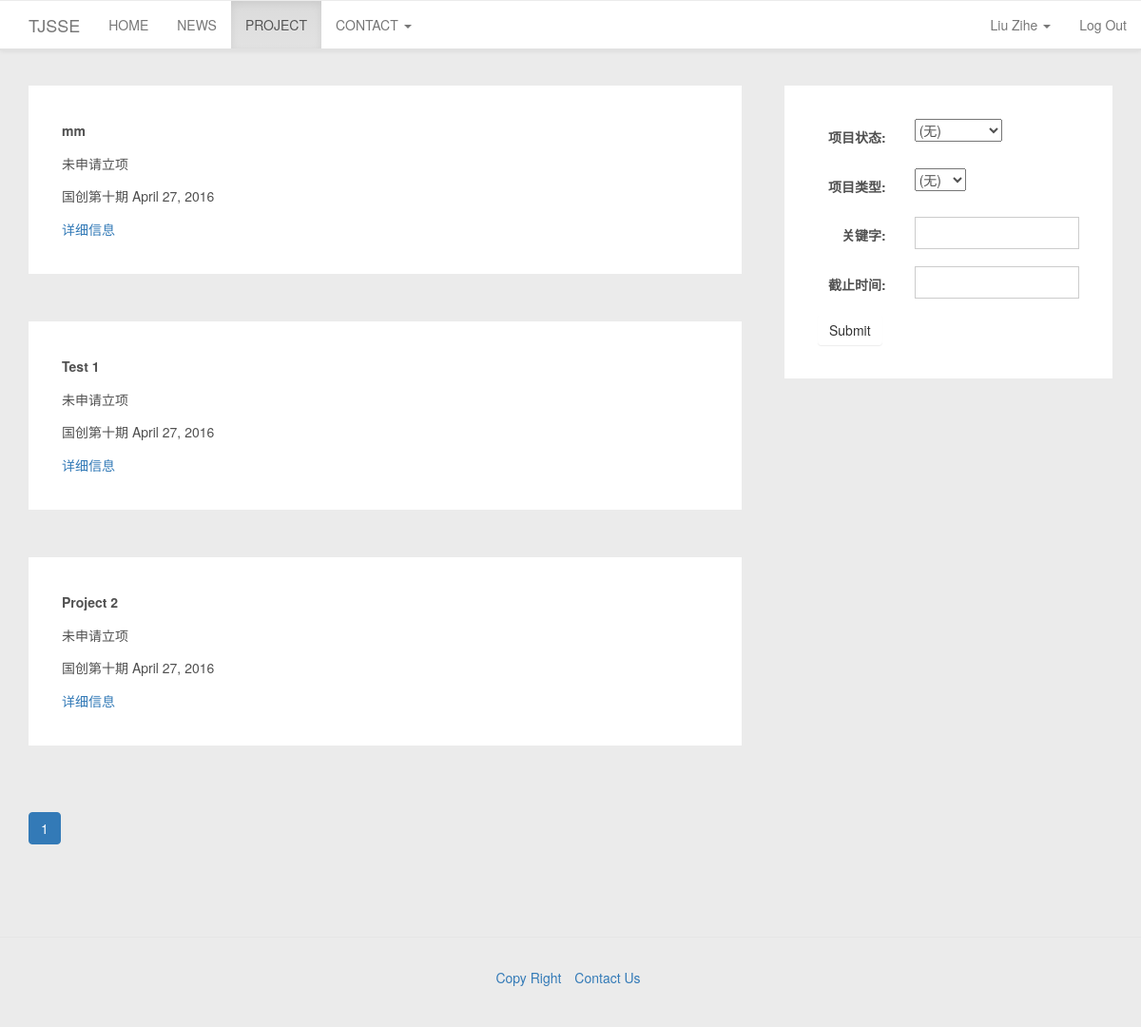
The page /project/ (signed in) on the database its author committed.
### accounts/models.py (models this page shows, shortened)
class UserProfile(models.Model):
    user = models.OneToOneField(User)
    TYPE_STUDENT = "STUDENT"
    TYPE_PROFESSOR = "PROFESSOR"
    type = models.CharField(max_length=10)
    grade = models.IntegerField(null=True)
    MAJOR_CHOICES = [
        (0, '暂无'),
        (1, '软件技术与管理'),
        (2, '网络与主机软件'),
        (3, '嵌入式软件与系统'),
        (4, '数字媒体'),
        (5, '其他')
    ]
    major = models.IntegerField(choices=MAJOR_CHOICES, default=0)
    phone = models.CharField(max_length=11, blank=True)
    def get_full_name(self):
        if (len(self.user.first_name) > 0) and (len(self.user.last_name) > 0):
            return self.user.get_full_name()
        else:
            return self.user.get_username()
    def is_profile_completed(self):
        if (len(self.user.first_name) == 0) or (len(self.user.last_name) == 0) or (len(self.user.email) == 0):
            return False
        if (self.type == UserProfile.TYPE_STUDENT) and (not self.grade):
            return  False
        return True

### project/models.py (models this page shows, shortened)
class Project(models.Model):
    name = models.CharField(max_length=30)
    project_type = models.ForeignKey(ProjectType)
    description = models.CharField(max_length=100)
    professor = models.ForeignKey(User)
    STATUS_BEFORE_INIT = 0
    STATUS_APPLY_INIT = 1
    STATUS_COMPLETE_INIT = 2
    STATUS_APPLY_MID = 3
    STATUS_COMPLETE_MID = 4
    STATUS_APPLY_FINAL = 5
    STATUS_COMPLETE_FINAL = 6
    STATUS_CHOICES = [
        (STATUS_BEFORE_INIT, '未申请立项'),
        (STATUS_APPLY_INIT, '申请立项'),
        (STATUS_COMPLETE_INIT, '立项通过'),
        (STATUS_APPLY_MID, '申请中期'),
        (STATUS_COMPLETE_MID, '中期通过'),
        (STATUS_APPLY_FINAL, '申请结题'),
        (STATUS_COMPLETE_FINAL, '已结题'),
    ]
    status = models.IntegerField(choices=STATUS_CHOICES, default=STATUS_BEFORE_INIT)
    endtime = models.DateField(null=True)
    note = models.CharField(max_length=300, blank=True)
    def get_status(self):
        return self.STATUS_CHOICES[self.status].__getitem__(1)
    def __str__(self):
        return self.name+', '+str(self.professor.get_username())
    __repr__=__str__

class ProjectType(models.Model):
    typename = models.CharField(max_length=20)
    TYPE_NATIONAL = 0
    TYPE_SHANGHAI = 1
    TYPE_SITP = 2
    TYPE_SECOLLEGE = 3
    TYPE_ELSE = 4
    TYPE_CHOICES = [
        (TYPE_NATIONAL, '国创'),
        (TYPE_SHANGHAI, '市创'),
        (TYPE_SITP, 'SITP'),
        (TYPE_SECOLLEGE, '院创'),
        (TYPE_ELSE, '其他'),
    ]
    type = models.IntegerField('认定类型',choices=TYPE_CHOICES)
    isopening = models.BooleanField('是否开放中', default=True)
    starttime = models.DateField(default=datetime.date.today)
    endtime = models.DateField()
    note = models.CharField(max_length=300, blank=True)

### project/views.py (the view)
@login_required(login_url='/accounts/login/')
def project_list_view(request):
    proj_list=Project.objects.all() #获取所有的项目
    search_form=SearchForm()
    paginator = ExtendPaginator(proj_list, PAGE_LIMIT)
    page_id = request.GET.get('page')
    try:
        proj_list = paginator.page(page_id)  # 获取某页对应的记录
    except PageNotAnInteger:  # 如果页码不是个整数
        proj_list = paginator.page(1)  # 取第一页的记录
    except EmptyPage:  # 如果页码太大，没有相应的记录
        proj_list = paginator.page(paginator.num_pages)  # 取最后一页的记录
    return render(request, 'project/project_list.html', {'project_list':proj_list,\
                                                         'form':search_form,\
                                                         'search_choice':Project.STATUS_CHOICES})

### project/forms.py (shortened to what this page needs)
class SearchForm(forms.Form):
    DEFAULT_VAL=-1
    DEFAULT_TUPLE=(DEFAULT_VAL,'(无)')
    STATUS_TYPE_CHOICES=Project.STATUS_CHOICES[:]
    PROJ_TYPE_CHOICES=ProjectType.TYPE_CHOICES[:]
    STATUS_TYPE_CHOICES.insert(0,DEFAULT_TUPLE)
    PROJ_TYPE_CHOICES.insert(0,DEFAULT_TUPLE)
    status_type=forms.ChoiceField(
        choices=STATUS_TYPE_CHOICES,
        required=False,
        label='项目状态',
        initial=DEFAULT_TUPLE
    )
    project_type=forms.ChoiceField(
        choices=PROJ_TYPE_CHOICES,
        required=False,
        label='项目类型',
        initial=DEFAULT_TUPLE
    )
    search_val=forms.CharField(
        required=False,
        label='关键字'
    )
    search_date=forms.DateField(
        label='截止时间',
        required=False
    )

### TJSSE/utils.py (called while the page is built, shortened)
  def page(self, number):
      self.page_num = number
      return super(ExtendPaginator, self).page(number)

  def _page_range_ext(self):
      num_count = 2 * self.range_num + 1
      if self.num_pages <= num_count:
          return range(1, self.num_pages + 1)

### project/templates/project/project_list.html (shortened to what this page needs)
{% extends 'base.html' %}
{% load staticfiles %}
{% block contentbase %}
    {% for project in project_list %}
        <div class="panel-card">
            <p><strong>{{ project.name }}</strong></p>
            <p>{{project.get_status}}</p>
            <p>{{ project.project_type.typename }} {{ project.endtime }}</p>
            <a href="/project/{{ project.pk }}">详细信息</a>
        </div>
    {% endfor %}
    {% include "template_paginator.html" with page=project_list %}
{% endblock contentbase %}
{% block sidebarbase %}
    <div class="panel-card">
        <form class="form-horizontal" action="/project/search/" method="GET">
            {% include "formTemplate.html" %}
            <button type="submit" class="btn btn-default ">Submit</button>
        </form>
    </div>
{% endblock sidebarbase %}

### templates/base.html (shortened to what this page needs)
{% load staticfiles %}
<!DOCTYPE html>
<html lang="en">
<head>
    <link rel="stylesheet" href="{% static "css/bootstrap.css" %}" type="text/css">
    <link rel="stylesheet" href="{% static "css/bootstrap-theme.css" %}" type="text/css">
    <link rel="stylesheet" href="{% static "css/customstyle.css" %}" type="text/css">
</head>
<body>
<nav class="navbar navbar-default navbar-fixed-top col-sm-12" role="navigation">
    <div class="navbar-header">
        <a class="navbar-brand" href="{% url 'home' %}">TJSSE</a>
    </div>
    <div class="collapse navbar-collapse" id="example-navbar-collapse">
        <ul class="nav navbar-nav">
            <li id="home">
                <a href="{% url 'home' %}">HOME</a>
            </li>
            <li id="news">
                <a href="/news">NEWS</a>
            </li>
            <li id="project">
                <a href="/project">PROJECT</a>
            </li>
            <li class="dropdown">
                <a href="#" class="dropdown-toggle" data-toggle="dropdown" role="button" aria-haspopup="true"
                   aria-expanded="false">
                    CONTACT <span class="caret"></span>
                </a>
            </li>
        </ul>
        <ul class="nav navbar-nav navbar-right" id="user">
            {% if not user.is_authenticated %}
                <li><a href="/login/">Log In</a></li>
            {% elif user.userprofile.type == "STUDENT" %}
                <li class="dropdown">
                    <a href="#" class="dropdown-toggle" data-toggle="dropdown" role="button" aria-haspopup="true"
                       aria-expanded="false">
                        {{ user.userprofile.get_full_name }} <span class="caret"></span></a>
                </li>
                <li><a href="/logout/">Log Out</a></li>
            {% endif %}
        </ul>
    </div>
</nav>
<div class="main-content container">
    {% block mainbase %}
        <div class="row ">
            <div class="container col-sm-8">
                <div>
                    {% block contentbase %}
                    {% endblock contentbase %}
                </div>
            </div>
            <div class="container col-sm-4 sidebar">
                <div>
                    {% block sidebarbase %}
                    {% endblock sidebarbase %}
                </div>
            </div>
        </div>
    {% endblock mainbase %}
</div>
<footer>
    <ul class="list-inline text-center">
        <li><a href="#">Copy Right</a></li>
        <li><a href="#">Contact Us</a></li>
    </ul>
</footer>
</body>
</html>

### static/css/customstyle.css (style rules this page uses)
footer { padding: 30px; margin-top: 70px; border-top: 1px solid #e5e5e5; }
html, body { color: #505050; line-height: 1.75em; background: #ebebeb; position: relative; font-family: "Helvetica Neue", Helvetica, Arial, "Hiragino Sans GB", "Hiragino Sans GB W3", "WenQuanYi Micro Hei", "Microsoft YaHei UI", "Microsoft YaHei", sans-serif; }
.navbar-default { background: #ffffff; border-top: 1px solid #ebebeb; margin-bottom: 35px; border-bottom: 2px solid #e1e1e1; }
.main-content { margin-top: 90px; }
.sidebar { padding-left: 30px; position: relative; }
.panel-card { padding: 35px; background: #ffffff; margin-bottom: 50px; position: relative; overflow: hidden; }
.btn { border: none !important; order-radius: 2px; background-image: none; }
form .form-group div input { display: block; width: 100%; height: 34px; padding: 6px 12px; font-size: 14px; line-height: 1.42857143; color: #555; background-color: #fff; background-image: none; border: 1px solid #ccc; }

### rows shown on the page
Project: name "mm", get_status "未申请立项", project_type.typename "国创第十期", endtime "April 27, 2016"
Project: name "Test 1", get_status "未申请立项", project_type.typename "国创第十期", endtime "April 27, 2016"
Project: name "Project 2", get_status "未申请立项", project_type.typename "国创第十期", endtime "April 27, 2016"

### other values the page prints
{{ user.userprofile.get_full_name }} "Liu Zihe"
{{ page_number }} "1"
{{ field.label_tag }} "项目状态:" "项目类型:" "关键字:" "截止时间:"
